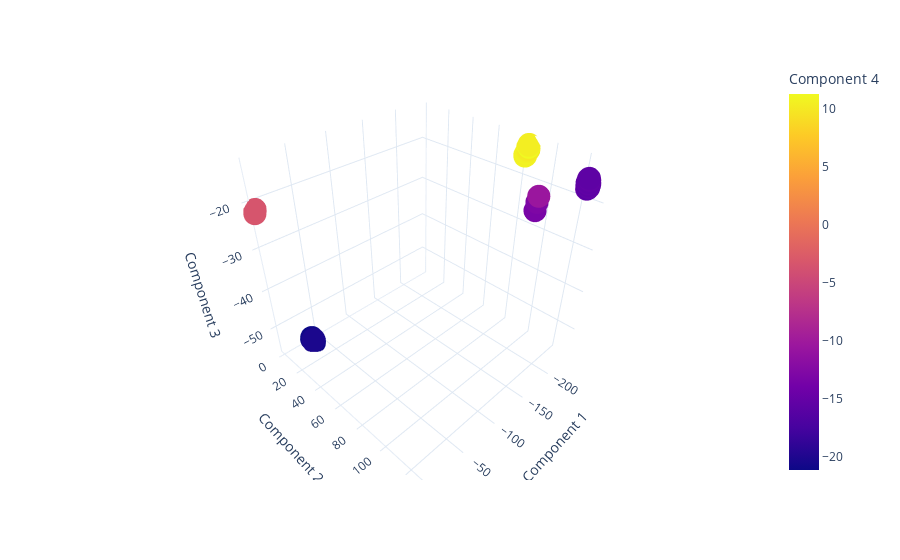

Notebook cell for this chart:
### Markdown cell above
#### Visualise the results

### Code cell
fig = px.scatter_3d(
    data_frame=reduced_df,
    x="Component 1",
    y="Component 2",
    z="Component 3",
    color="Component 4",
    hover_data=[
        "taxon_id",
        "media_id"
    ],
    template="plotly_white"
)
fig.show()

### Figure 1 — Plotly figure (JSON) as saved in the notebook; plotly's stock layout.template omitted (floating-point values rounded to 4 significant figures; data arrays with more than 128 entries replaced by an {"elided": "..."} marker saying what was removed)
{"data": [{"customdata": {"elided": "270x2 mixed values"}, "hovertemplate": "Component 1=%{x}<br>Component 2=%{y}<br>Component 3=%{z}<br>taxon_id=%{customdata[0]}<br>media_id=%{customdata[1]}<br>Component 4=%{marker.color}<extra></extra>", "legendgroup": "", "marker": {"color": {"elided": "270 float values"}, "coloraxis": "coloraxis", "symbol": "circle"}, "mode": "markers", "name": "", "scene": "scene", "showlegend": false, "type": "scatter3d", "x": {"elided": "270 float values"}, "y": {"elided": "270 float values"}, "z": {"elided": "270 float values"}}], "layout": {"coloraxis": {"colorbar": {"title": {"text": "Component 4"}}, "colorscale": [[0, "#0d0887"], [0.1111, "#46039f"], [0.2222, "#7201a8"], [0.3333, "#9c179e"], [0.4444, "#bd3786"], [0.5556, "#d8576b"], [0.6667, "#ed7953"], [0.7778, "#fb9f3a"], [0.8889, "#fdca26"], [1, "#f0f921"]]}, "legend": {"tracegroupgap": 0}, "margin": {"t": 60}, "scene": {"domain": {"x": [0, 1], "y": [0, 1]}, "xaxis": {"title": {"text": "Component 1"}}, "yaxis": {"title": {"text": "Component 2"}}, "zaxis": {"title": {"text": "Component 3"}}}}}
